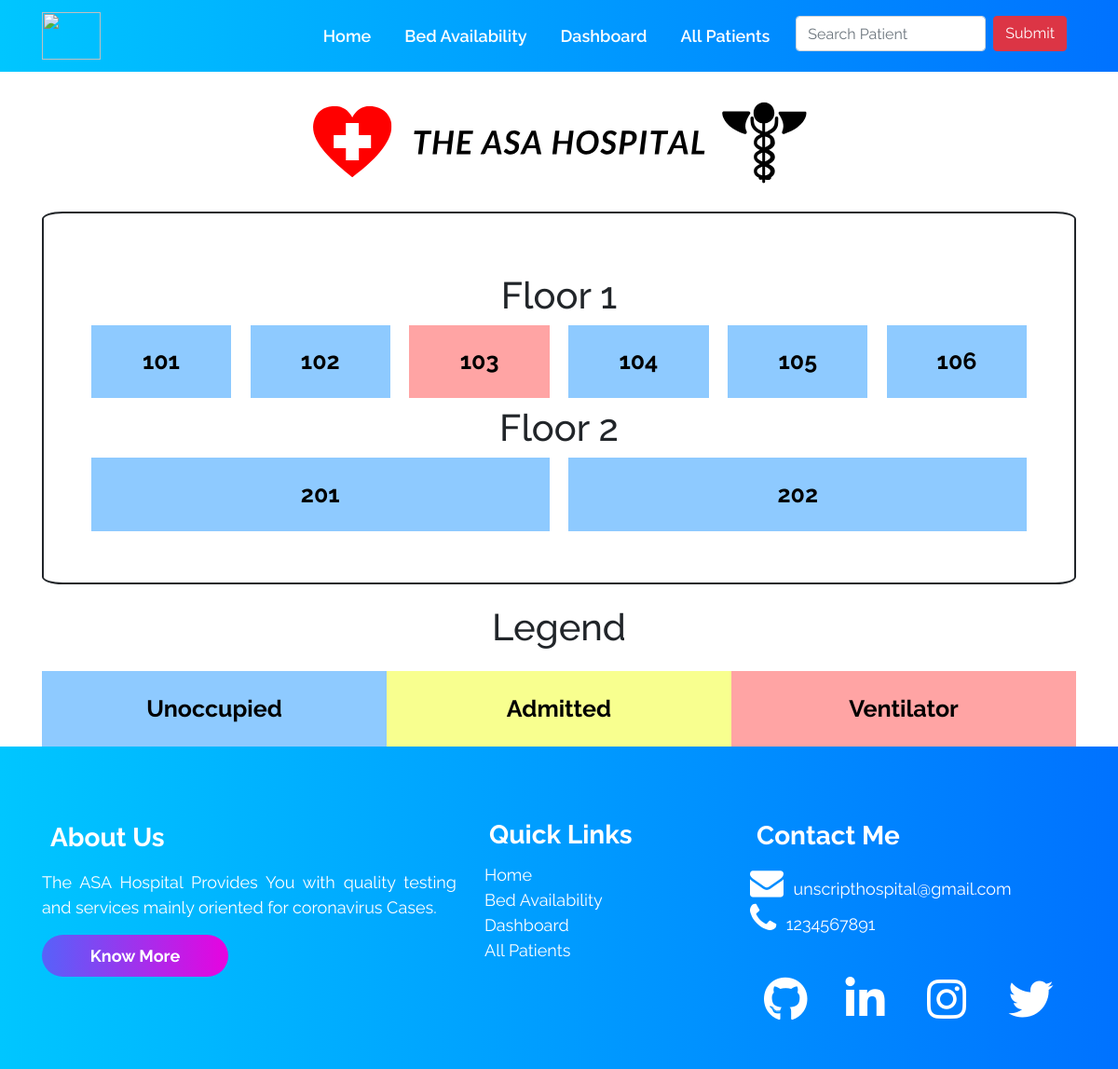
The page /bedavailability/ on the database its author committed.
### accounts/models.py (models this page shows, shortened)
class Room (models.Model):
    floor_no = models.IntegerField(default=0)
    room_no = models.CharField(default="", max_length=500)
    ventilator = models.BooleanField(default=False)
    occupied = models.BooleanField(default=False)

### accounts/views.py (the view)
# urls.py: path("bedavailability/", views.bedavailability, name='bedavailability'),
def bedavailability(request):
    all_rooms_objects = Room.objects.all()
    max_rooms_on_floor = 6
    context = {'list': list, 'all_rooms_objects': all_rooms_objects,
               'max_rooms_on_floor': max_rooms_on_floor}
    return render(request, 'bedavailability.html', context)

### templates/bedavailability.html (shortened to what this page needs)
{% extends 'innerbase.html' %}
{% load static %}
{% block cssLinks %}
<link rel="stylesheet" href="{% static 'css/bed.css' %}">
{% endblock %}
{% block body %}
<div class="container my-6">
    <div class="banner">
        <img src="{% static 'svg/hospital banner.svg' %}" width="100%" height="150px" alt="">
    </div>
    <div class="border-outside">
        <div class="inner-container p-6">
            <div class="floor1 row">
                {% for room in all_rooms_objects %}
                {% if forloop.counter0|divisibleby:max_rooms_on_floor %}
            </div>
            <h1 class="text-center my-2">Floor {{room.floor_no}}</h1>
            <div class="floor1 row">
                {% endif %}
                <div class="col-sm room
                 {% if room.occupied %}yellow{% endif %}
                {% if room.ventilator %}red{% endif %}
                ">
                    {{room.room_no}}
                </div>
                {% endfor %}
            </div>
        </div>
    </div>
</div>
<div class="container">
    <h1 class="text-center heading-legend">Legend</h1>
    <div class="container">
        <div class="row text-center">
            <div class="col-4 blue">
                Unoccupied
            </div>
            <div class="col-4 yellow">
                Admitted
            </div>
            <div class="col-4 red">
                Ventilator
            </div>
        </div>
    </div>
</div>
{% endblock %}

### static/css/base.css (style rules this page uses)
* { margin: 0; padding: 0; font-family: "Raleway", sans-serif; scroll-behavior: smooth; }

### static/css/bed.css (style rules this page uses)
.border-outside { padding: 5%; border-width: 2px; border-style: solid; border-radius: 2%; }
.room { padding: 2%; margin-left: 1%; margin-right: 1%; background-color: rgb(142, 202, 255); color: rgb(0, 0, 0); font-size: 25px; text-align: center; font-weight: 700; }
.heading-legend { margin: 2%; }
.blue { padding: 2%; background-color: rgb(142, 202, 255); color: rgb(0, 0, 0); font-size: 25px; text-align: center; font-weight: 700; }
.yellow { padding: 2%; background-color: #f8ff8f; color: rgb(0, 0, 0); font-size: 25px; text-align: center; font-weight: 700; }
.red { padding: 2%; background-color: #ffa4a4; color: rgb(0, 0, 0); font-size: 25px; text-align: center; font-weight: 700; }

### rows shown on the page
Room: floor_no "1", room_no "101"
Room: room_no "102"
Room: room_no "103"
Room: room_no "104"
Room: room_no "105"
Room: room_no "106"
Room: floor_no "2", room_no "201"
Room: room_no "202"
